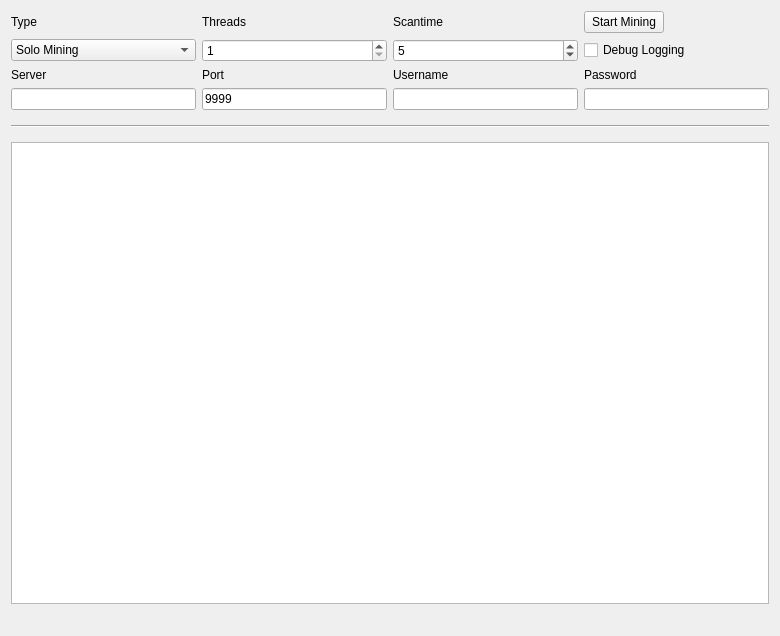
<?xml version="1.0" encoding="UTF-8"?>
<ui version="4.0">
 <class>MiningPage</class>
 <widget class="QWidget" name="MiningPage">
  <property name="geometry">
   <rect>
    <x>0</x>
    <y>0</y>
    <width>780</width>
    <height>636</height>
   </rect>
  </property>
  <property name="windowTitle">
   <string>Mining</string>
  </property>
  <layout class="QGridLayout" name="gridLayout">
   <property name="sizeConstraint">
    <enum>QLayout::SetMaximumSize</enum>
   </property>
   <item row="7" column="1">
    <widget class="QLineEdit" name="serverLine">
     <property name="enabled">
      <bool>true</bool>
     </property>
    </widget>
   </item>
   <item row="6" column="3">
    <widget class="QLabel" name="usernameLabel">
     <property name="enabled">
      <bool>true</bool>
     </property>
     <property name="text">
      <string>Username</string>
     </property>
    </widget>
   </item>
   <item row="6" column="1">
    <widget class="QLabel" name="serverLabel">
     <property name="enabled">
      <bool>true</bool>
     </property>
     <property name="text">
      <string>Server</string>
     </property>
    </widget>
   </item>
   <item row="7" column="3">
    <widget class="QLineEdit" name="usernameLine">
     <property name="enabled">
      <bool>true</bool>
     </property>
     <property name="text">
      <string/>
     </property>
    </widget>
   </item>
   <item row="6" column="4">
    <widget class="QLabel" name="passwordLabel">
     <property name="enabled">
      <bool>true</bool>
     </property>
     <property name="text">
      <string>Password</string>
     </property>
    </widget>
   </item>
   <item row="6" column="2">
    <widget class="QLabel" name="portLabel">
     <property name="enabled">
      <bool>true</bool>
     </property>
     <property name="text">
      <string>Port</string>
     </property>
    </widget>
   </item>
   <item row="3" column="4">
    <widget class="QPushButton" name="startButton">
     <property name="sizePolicy">
      <sizepolicy hsizetype="Fixed" vsizetype="Fixed">
       <horstretch>0</horstretch>
       <verstretch>0</verstretch>
      </sizepolicy>
     </property>
     <property name="text">
      <string>Start Mining</string>
     </property>
    </widget>
   </item>
   <item row="8" column="1" colspan="4">
    <widget class="Line" name="line">
     <property name="sizePolicy">
      <sizepolicy hsizetype="Minimum" vsizetype="Fixed">
       <horstretch>0</horstretch>
       <verstretch>0</verstretch>
      </sizepolicy>
     </property>
     <property name="minimumSize">
      <size>
       <width>0</width>
       <height>20</height>
      </size>
     </property>
     <property name="orientation">
      <enum>Qt::Horizontal</enum>
     </property>
    </widget>
   </item>
   <item row="13" column="1" colspan="4">
    <widget class="QListWidget" name="list">
     <property name="autoScrollMargin">
      <number>100000</number>
     </property>
     <property name="dragDropMode">
      <enum>QAbstractItemView::DragOnly</enum>
     </property>
     <property name="selectionMode">
      <enum>QAbstractItemView::NoSelection</enum>
     </property>
     <property name="movement">
      <enum>QListView::Snap</enum>
     </property>
     <property name="batchSize">
      <number>10</number>
     </property>
    </widget>
   </item>
   <item row="14" column="1" colspan="2">
    <widget class="QLabel" name="shareCount">
     <property name="font">
      <font>
       <pointsize>10</pointsize>
       <weight>75</weight>
       <bold>true</bold>
      </font>
     </property>
     <property name="text">
      <string/>
     </property>
    </widget>
   </item>
   <item row="3" column="3">
    <widget class="QLabel" name="scantimeLabel">
     <property name="enabled">
      <bool>true</bool>
     </property>
     <property name="layoutDirection">
      <enum>Qt::LeftToRight</enum>
     </property>
     <property name="text">
      <string>Scantime</string>
     </property>
    </widget>
   </item>
   <item row="3" column="2">
    <widget class="QLabel" name="threadsLabel">
     <property name="enabled">
      <bool>true</bool>
     </property>
     <property name="text">
      <string>Threads</string>
     </property>
    </widget>
   </item>
   <item row="4" column="4">
    <widget class="QCheckBox" name="debugCheckBox">
     <property name="text">
      <string>Debug Logging</string>
     </property>
    </widget>
   </item>
   <item row="3" column="1">
    <widget class="QLabel" name="typeLabel">
     <property name="text">
      <string>Type</string>
     </property>
    </widget>
   </item>
   <item row="4" column="2">
    <widget class="QSpinBox" name="threadsBox">
     <property name="enabled">
      <bool>true</bool>
     </property>
     <property name="minimum">
      <number>1</number>
     </property>
     <property name="maximum">
      <number>99</number>
     </property>
     <property name="singleStep">
      <number>1</number>
     </property>
    </widget>
   </item>
   <item row="4" column="1">
    <widget class="QComboBox" name="typeBox">
     <property name="editable">
      <bool>false</bool>
     </property>
     <property name="currentIndex">
      <number>0</number>
     </property>
     <item>
      <property name="text">
       <string>Solo Mining</string>
      </property>
     </item>
     <item>
      <property name="text">
       <string>Pool Mining</string>
      </property>
     </item>
    </widget>
   </item>
   <item row="4" column="3">
    <widget class="QSpinBox" name="scantimeBox">
     <property name="enabled">
      <bool>true</bool>
     </property>
     <property name="minimum">
      <number>1</number>
     </property>
     <property name="value">
      <number>5</number>
     </property>
    </widget>
   </item>
   <item row="7" column="2">
    <widget class="QLineEdit" name="portLine">
     <property name="enabled">
      <bool>true</bool>
     </property>
     <property name="text">
      <string>9999</string>
     </property>
     <property name="value" stdset="0">
      <number>9999</number>
     </property>
    </widget>
   </item>
   <item row="7" column="4">
    <widget class="QLineEdit" name="passwordLine">
     <property name="enabled">
      <bool>true</bool>
     </property>
    </widget>
   </item>
   <item row="14" column="3" colspan="2">
    <widget class="QLabel" name="mineSpeedLabel">
     <property name="sizePolicy">
      <sizepolicy hsizetype="Preferred" vsizetype="Preferred">
       <horstretch>0</horstretch>
       <verstretch>0</verstretch>
      </sizepolicy>
     </property>
     <property name="font">
      <font>
       <pointsize>10</pointsize>
       <weight>75</weight>
       <bold>true</bold>
      </font>
     </property>
     <property name="text">
      <string/>
     </property>
     <property name="alignment">
      <set>Qt::AlignRight|Qt::AlignTrailing|Qt::AlignVCenter</set>
     </property>
    </widget>
   </item>
  </layout>
 </widget>
 <layoutdefault spacing="6" margin="11"/>
 <tabstops>
  <tabstop>startButton</tabstop>
  <tabstop>typeBox</tabstop>
  <tabstop>threadsBox</tabstop>
  <tabstop>scantimeBox</tabstop>
  <tabstop>serverLine</tabstop>
  <tabstop>portLine</tabstop>
  <tabstop>usernameLine</tabstop>
  <tabstop>passwordLine</tabstop>
  <tabstop>debugCheckBox</tabstop>
  <tabstop>list</tabstop>
 </tabstops>
 <resources/>
 <connections/>
</ui>
